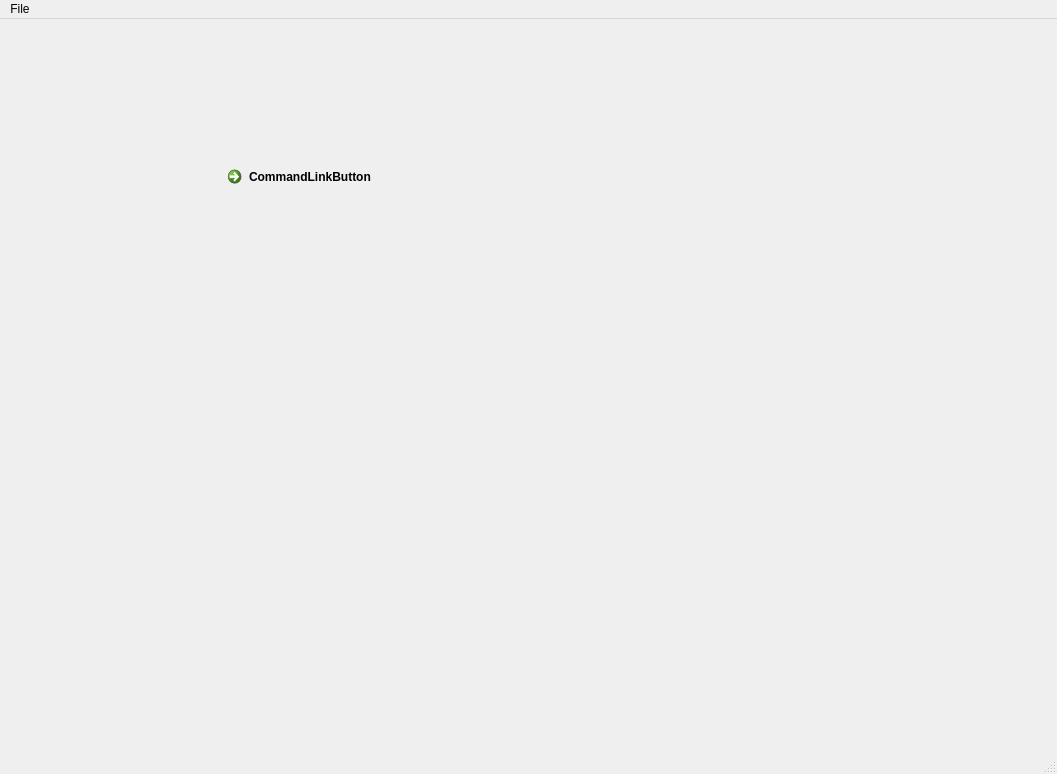
<?xml version="1.0" encoding="UTF-8"?>
<ui version="4.0">
 <class>MainWindow</class>
 <widget class="QMainWindow" name="MainWindow">
  <property name="enabled">
   <bool>true</bool>
  </property>
  <property name="geometry">
   <rect>
    <x>0</x>
    <y>0</y>
    <width>1057</width>
    <height>774</height>
   </rect>
  </property>
  <property name="windowTitle">
   <string>Pretty Game Launcher</string>
  </property>
  <property name="toolTip">
   <string notr="true"/>
  </property>
  <property name="styleSheet">
   <string notr="true">
</string>
  </property>
  <property name="inputMethodHints">
   <set>Qt::ImhNone</set>
  </property>
  <widget class="QWidget" name="centralWidget">
   <widget class="QCommandLinkButton" name="commandLinkButton">
    <property name="geometry">
     <rect>
      <x>220</x>
      <y>140</y>
      <width>177</width>
      <height>41</height>
     </rect>
    </property>
    <property name="text">
     <string>CommandLinkButton</string>
    </property>
   </widget>
  </widget>
  <widget class="QMenuBar" name="menuBar">
   <property name="geometry">
    <rect>
     <x>0</x>
     <y>0</y>
     <width>1057</width>
     <height>22</height>
    </rect>
   </property>
   <widget class="QMenu" name="taskMenu">
    <property name="title">
     <string>File</string>
    </property>
    <addaction name="actionAdd_New_Game"/>
   </widget>
   <addaction name="taskMenu"/>
  </widget>
  <widget class="QStatusBar" name="statusBar">
   <property name="mouseTracking">
    <bool>true</bool>
   </property>
   <property name="tabletTracking">
    <bool>false</bool>
   </property>
  </widget>
  <action name="actionTest_1">
   <property name="checkable">
    <bool>false</bool>
   </property>
   <property name="enabled">
    <bool>false</bool>
   </property>
   <property name="text">
    <string>Test_1</string>
   </property>
  </action>
  <action name="actionAdd_New_Game">
   <property name="text">
    <string>Add New Game</string>
   </property>
  </action>
 </widget>
 <resources/>
 <connections>
  <connection>
   <sender>commandLinkButton</sender>
   <signal>clicked()</signal>
   <receiver>MainWindow</receiver>
   <slot>CustomFunction()</slot>
   <hints>
    <hint type="sourcelabel">
     <x>304</x>
     <y>174</y>
    </hint>
    <hint type="destinationlabel">
     <x>644</x>
     <y>125</y>
    </hint>
   </hints>
  </connection>
 </connections>
 <designerdata>
  <property name="gridDeltaX">
   <number>10</number>
  </property>
  <property name="gridDeltaY">
   <number>10</number>
  </property>
  <property name="gridSnapX">
   <bool>true</bool>
  </property>
  <property name="gridSnapY">
   <bool>true</bool>
  </property>
  <property name="gridVisible">
   <bool>true</bool>
  </property>
 </designerdata>
 <slots>
  <slot>CustomFunction()</slot>
 </slots>
</ui>
